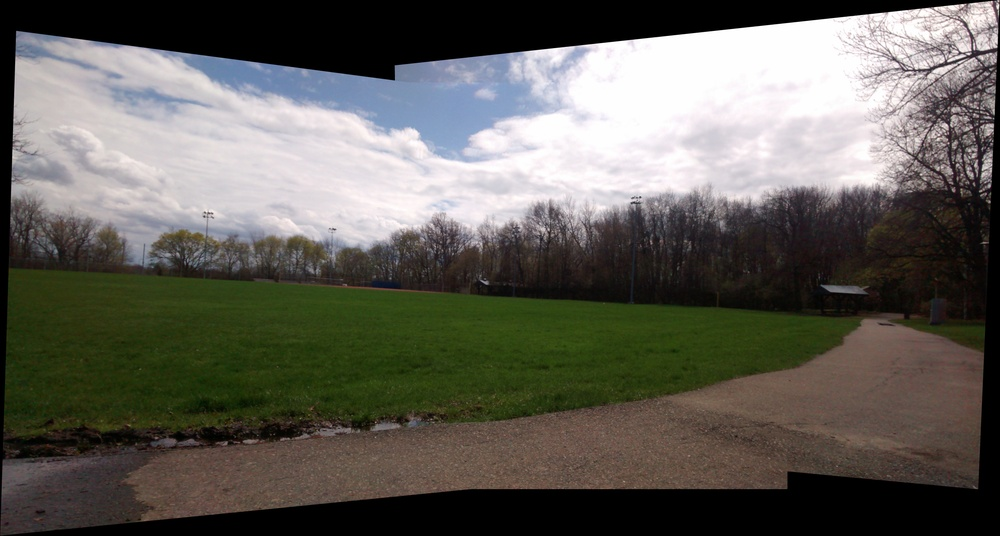
#> input picture example_panorama.jpg, 1000 x 536 px, shrunk from 4775 x 2561 before the run
$ python -i Stitcher.py   (imports and definitions only)   (older library calls are emulated)
#> lines starting #> are read from the running program, lines starting #| are printed output that depends on the picture; after the words box and inside, x2 and y2 are one past the last pixel; in counts of white or black regions, pixels touching at a corner belong together
#> further down, picture is the input picture: shape (536, 1000, 3); mean B, G, R 87.7, 95, 97
import cv2
import numpy as np
import glob
import sys
import itertools
import os

class Stitcher():
    """
    Stitcher
    Uses BRISK feature detector and brute-force feature matcher
    """

    def __init__(self):
        self.detector = cv2.BRISK_create(thresh=30, octaves = 3 )
        self.matcher = cv2.BFMatcher(cv2.NORM_HAMMING)

    # [52 lines left out: functions blend, alignandblend, not called in this run]

    def cropzeros(self, img):
        """
        Crops an image to nonzero pixels
        """

        gray = cv2.cvtColor(img,cv2.COLOR_BGR2GRAY)
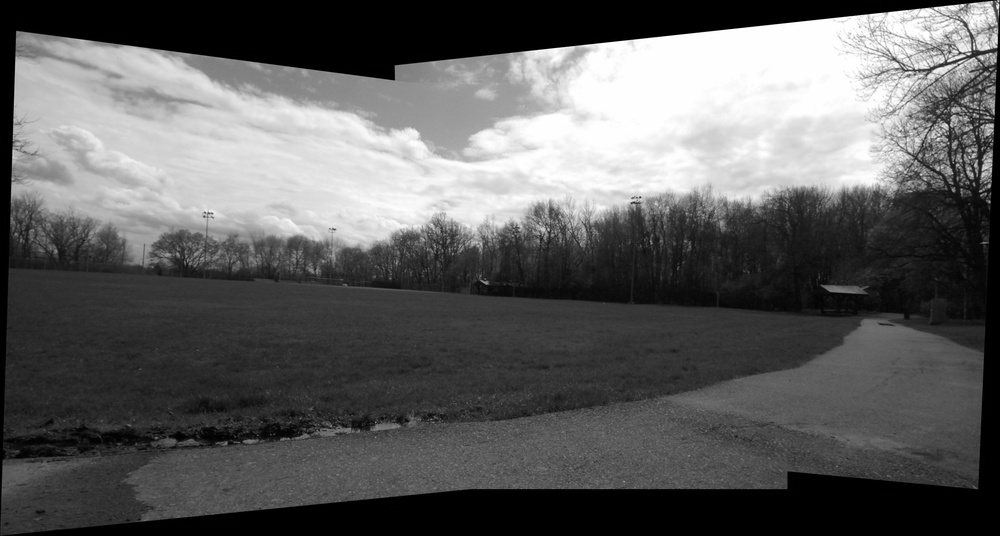
#> gray: shape (536, 1000); min 0, max 255, mean 94.7
        _,thresh = cv2.threshold(gray,0,255,cv2.THRESH_BINARY)
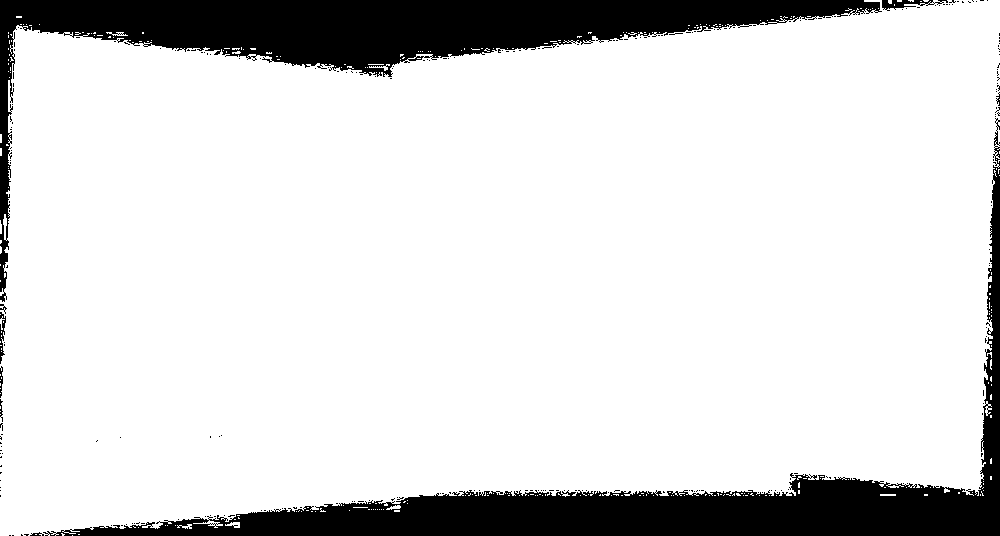
#> thresh: shape (536, 1000); 85.4% white; 233 black regions (224 under 20 px)
        _, contours, hierarchy = cv2.findContours(thresh, cv2.RETR_EXTERNAL, cv2.CHAIN_APPROX_NONE)
#> contours = 301 contours, 297 with area under 20; largest, box (x1, y1, x2, y2) and area: (0, 0, 1000, 536) 455070, (225, 522, 240, 528) 40, (386, 505, 401, 510) 26, (106, 32, 128, 36) 24
        if len(contours) == 0:
            return np.zeros((0,0,3))
        cnt = np.concatenate(contours)
#> cnt = contour of 6394 points, box (x1, y1, x2, y2) (0, 0, 1000, 536), area 447828
        x, y, w, h = cv2.boundingRect(cnt)
#> x = 0; y = 0; w = 1000; h = 536
        crop = img[y:y + h, x:x + w]
        return crop

    # [64 lines left out: functions stitch, main, not called in this run]


# [2 lines not run here, left out]

>>> import cv2
>>> picture = cv2.imread('example_panorama.jpg')
>>> result = Stitcher().cropzeros(picture)

$ run again, on stitched2.jpg
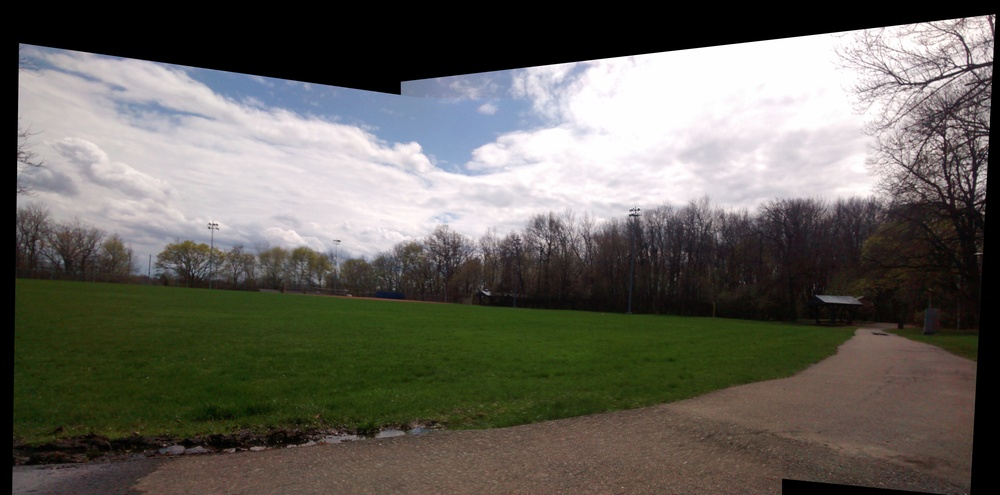
#> input picture stitched2.jpg, 1000 x 495 px, shrunk from 4892 x 2423 before the run
#> picture is the input picture: shape (495, 1000, 3); mean B, G, R 91.1, 98.3, 100.4
#> in cropzeros, `_,thresh = cv2.threshold(gray,0,255,cv2.THRESH_BINARY)`:
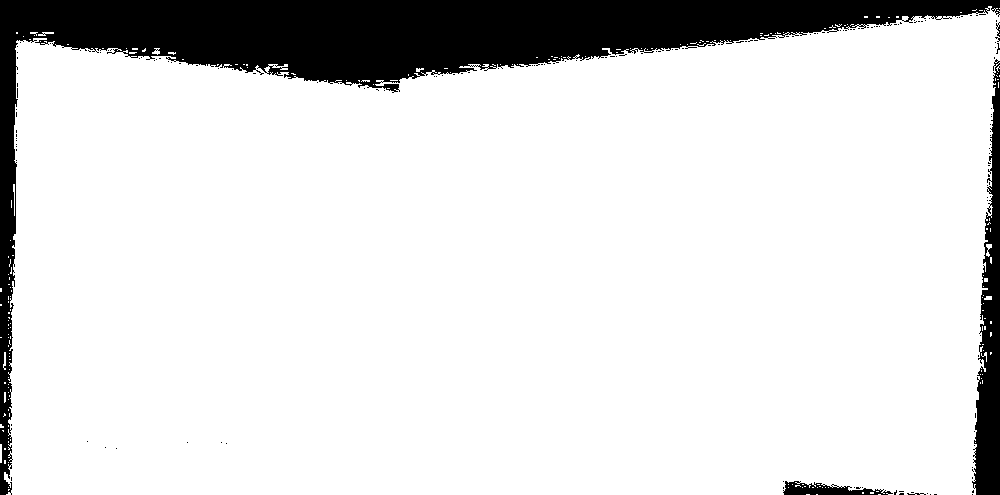
#> thresh: shape (495, 1000); 86.8% white; 160 black regions (155 under 20 px)
#> contours = 204 contours, 201 with area under 20; largest, box (x1, y1, x2, y2) and area: (4, 6, 1000, 495) 427296, (986, 244, 992, 257) 26, (152, 48, 160, 55) 22
#> cnt = contour of 5291 points, box (x1, y1, x2, y2) (0, 6, 1000, 495), area 133276
#> x = 0; y = 6; w = 1000; h = 489
#> in cropzeros, `crop = img[y:y + h, x:x + w]`:
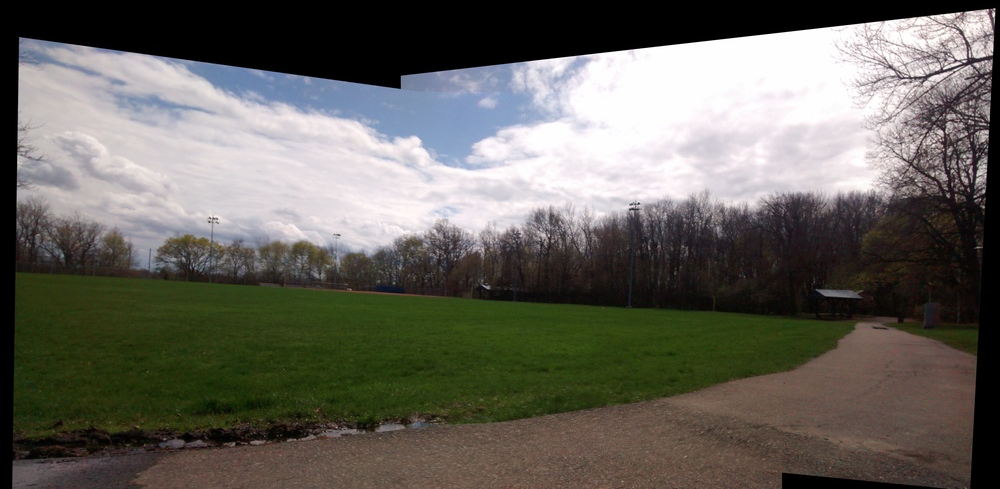
#> crop: shape (489, 1000, 3); mean B, G, R 92.3, 99.5, 101.6
